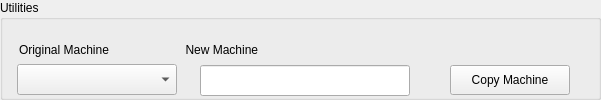
     <widget class="QGroupBox" name="groupBoxUtil">
      <property name="enabled">
       <bool>true</bool>
      </property>
      <property name="geometry">
       <rect>
        <x>20</x>
        <y>134</y>
        <width>601</width>
        <height>100</height>
       </rect>
      </property>
      <property name="title">
       <string>Utilities</string>
      </property>
      <widget class="QComboBox" name="comboBoxOrigMachine">
       <property name="geometry">
        <rect>
         <x>17</x>
         <y>64</y>
         <width>160</width>
         <height>31</height>
        </rect>
       </property>
      </widget>
      <widget class="QPushButton" name="pushButtonCopyNew">
       <property name="geometry">
        <rect>
         <x>450</x>
         <y>65</y>
         <width>120</width>
         <height>30</height>
        </rect>
       </property>
       <property name="text">
        <string>Copy Machine</string>
       </property>
      </widget>
      <widget class="QLineEdit" name="lineEditCopy">
       <property name="geometry">
        <rect>
         <x>200</x>
         <y>65</y>
         <width>210</width>
         <height>31</height>
        </rect>
       </property>
      </widget>
      <widget class="QLabel" name="textLabelUtilities">
       <property name="geometry">
        <rect>
         <x>19</x>
         <y>40</y>
         <width>350</width>
         <height>20</height>
        </rect>
       </property>
       <property name="text">
        <string>Original Machine                       New Machine</string>
       </property>
       <property name="wordWrap">
        <bool>false</bool>
       </property>
      </widget>
     </widget>
